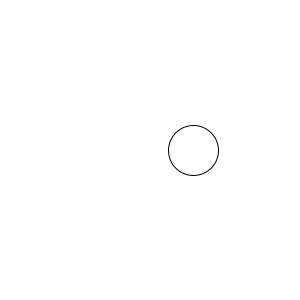
Frame 1 (no input)
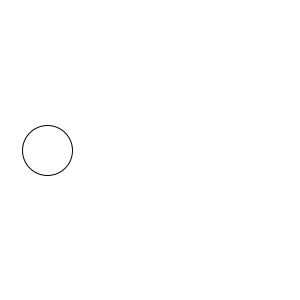
Frame 60 (the mouse pressed at the canvas centre just before this capture)
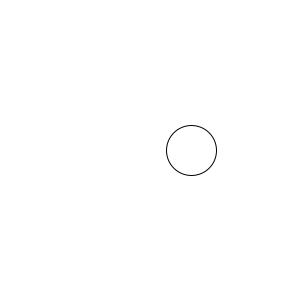
Frame 120 (the mouse held since frame 60 and released just before this capture)

The Processing sketch that drew these frames (run headless with seeded random() and noise(); from frame 60 on, the mouse is pressed at the canvas centre):

// Processing sketch: random1
// ── random1.pde
//Práctica 00: Calentando motores
//01
//random()

//Taller "Identidad generativa con Processing"
//Imparte: Julián Pérez - info@julian-perez.com  
//Escuela de verano 2019 - Escuela de diseño Arte Diez - Madrid

void setup() {
 size(300, 300);
}

void draw() {
 background(255);
 float x = random(width);
 ellipse(x, height/2, 50, 50);
}
